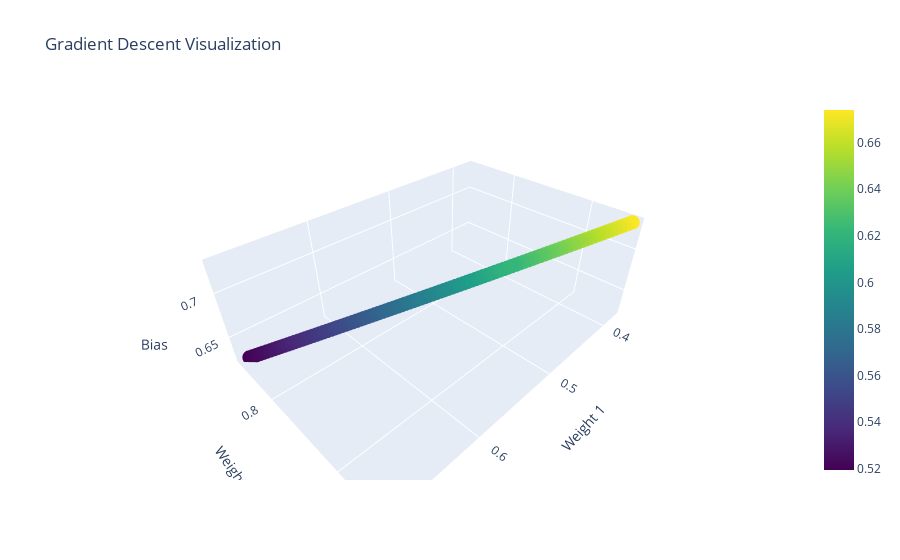

The cell this chart's notebook holds for it:
### Code cell
import numpy as np
from sklearn.datasets import make_classification
import plotly.graph_objects as go

# Step 1: Generate a dataset
X, y = make_classification(n_samples=100, n_features=2, n_classes=2, n_informative=2, n_redundant=0, random_state=42)
y = y.reshape(-1, 1)

# Step 2: Initialize parameters
np.random.seed(42)
w = np.random.rand(2, 1)
b = np.random.rand(1)
alpha = 0.01

# Sigmoid function
def sigmoid(z):
    return 1 / (1 + np.exp(-z))

# Loss function
def compute_loss(y, y_pred):
    return -np.mean(y * np.log(y_pred + 1e-8) + (1 - y) * np.log(1 - y_pred + 1e-8))

# Gradients
def compute_gradients(X, y, y_pred):
    m = X.shape[0]
    dw = (1 / m) * np.dot(X.T, (y_pred - y))
    db = (1 / m) * np.sum(y_pred - y)
    return dw, db

# Gradient Descent with logging for visualization
losses = []
weight_updates = []
bias_updates = []

for epoch in range(100):
    # Linear combination
    Z = np.dot(X, w) + b
    
    # Sigmoid activation
    y_pred = sigmoid(Z)
    
    # Compute loss
    loss = compute_loss(y, y_pred)
    losses.append(loss)
    
    # Compute gradients
    dw, db = compute_gradients(X, y, y_pred)
    
    # Update parameters
    w -= alpha * dw
    b -= alpha * db
    
    # Log weights and bias for visualization
    weight_updates.append(w.flatten())
    bias_updates.append(b.flatten())

# Prepare data for 3D plot
weight_updates = np.array(weight_updates)
bias_updates = np.array(bias_updates)

# Create a 3D plot using Plotly
fig = go.Figure()
fig.add_trace(go.Scatter3d(
    x=weight_updates[:, 0],
    y=weight_updates[:, 1],
    z=bias_updates.flatten(),
    mode='markers+lines',
    marker=dict(size=5, color=losses, colorscale='Viridis', showscale=True),
    line=dict(color='blue', width=2),
    name='Gradient Descent Path'
))

fig.update_layout(
    title='Gradient Descent Visualization',
    scene=dict(
        xaxis_title='Weight 1',
        yaxis_title='Weight 2',
        zaxis_title='Bias'
    )
)

fig.show()
